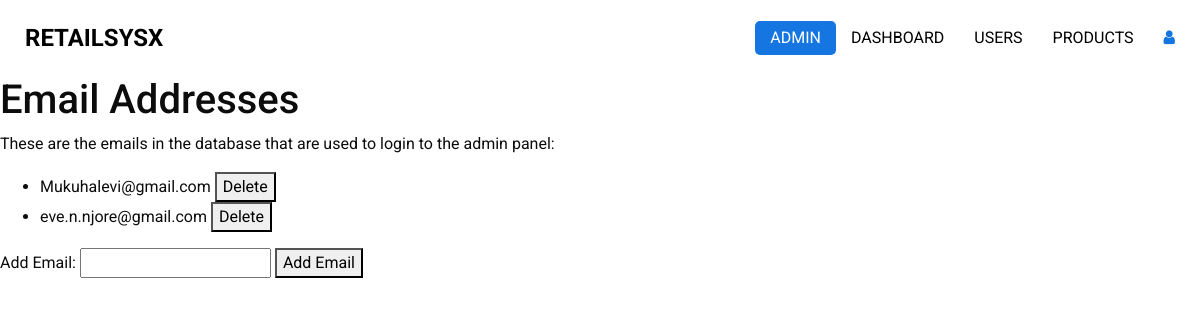
Before: /view-emails with the older database file.
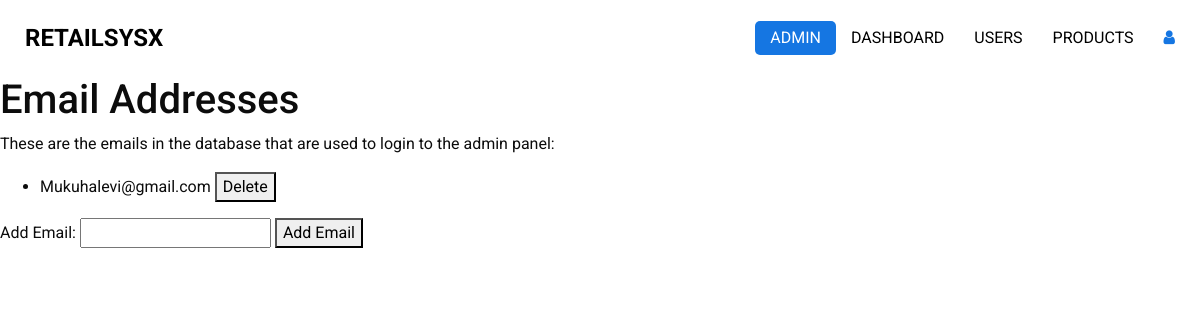
After: the same page with the newer database file.
### app.py (models this page shows)
class Email(db.Model):
    id = db.Column(db.Integer, primary_key=True)
    email = db.Column(db.String(120), unique=True, nullable=False)

### app.py (the view)
@app.route('/view-emails')
def view_emails():
    emails = Email.query.all()
    return render_template('admin/templates/view_emails.html', emails=emails)

### templates/admin/templates/view_emails.html (shortened to what this page needs)
<!DOCTYPE html>
<html>
<head>
  <link rel="stylesheet" type="text/css" href="../static/css/bootstrap.css" />
  <link href="../static/css/font-awesome.min.css" rel="stylesheet" />
  <link href="../static/css/style.css" rel="stylesheet" />
  <link href="../static/css/responsive.css" rel="stylesheet" />
</head>
<body>
  <div class="hero_area">
    <header class="header_section">
      <div class="container-fluid">
        <nav class="navbar navbar-expand-lg custom_nav-container ">
          <a class="navbar-brand" href="href="{{ url_for('main') }}"">
            <span>
              RetailSysX
            </span>
          </a>
            <div class="collapse navbar-collapse" id="navbarSupportedContent">
            <ul class="navbar-nav  ">
              <li class="nav-item active">
                <a class="nav-link" href="">Admin </a>
              </li>
              <li class="nav-item">
                <a class="nav-link" href="{{ url_for('admin_page') }}">Dashboard</a>
              </li>
              <li class="nav-item">
                <a class="nav-link" href="{{ url_for('delete_user_page') }}">Users</a>
              </li>
              <li class="nav-item">
                <a class="nav-link" href="{{ url_for('manage_products') }}">Products</a>
              </li>
            </ul>
            <div class="user_optio_box">
              <a href="{{ url_for('index') }}" onclick="return confirmLogout()">
                <i class="fa fa-user" aria-hidden="true" title="Logout as user"></i>
              </a>
            </div>
          </div>
        </nav>
      </div>
    </header>
<body>
 <h1>Email Addresses</h1>
 <p>These are the emails in the database that are used to login to the admin panel:</p>
    <ul>
        {% for email in emails %}
            <li>{{ email.email }} <button onclick="deleteEmail({{ email.id }})">Delete</button></li>
        {% endfor %}
    </ul>
    <form id="addEmailForm">
        <label for="email">Add Email:</label>
        <input type="email" id="email" name="email" required>
        <button type="button" onclick="addEmail()">Add Email</button>
    </form>
</body>
</html>

Changed rows visible on the page:
removed Email: email "eve.n.njore@gmail.com"
